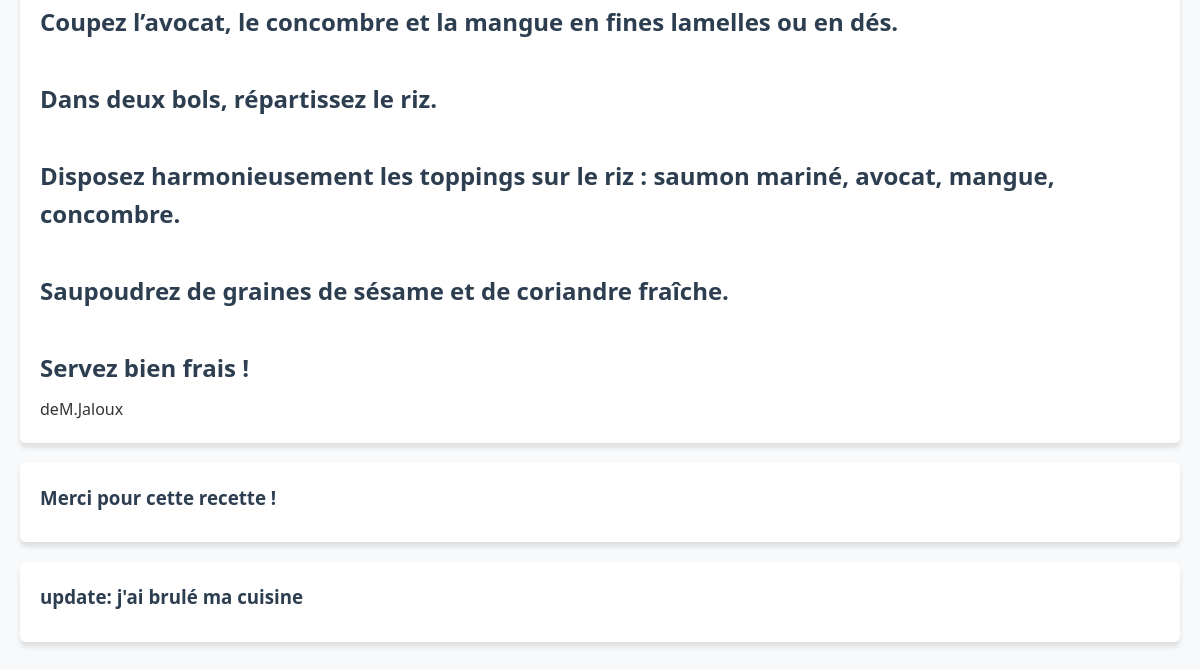
/php/article.php?id_article=1 (signed in, lower part), run on an earlier commit of the app's database.
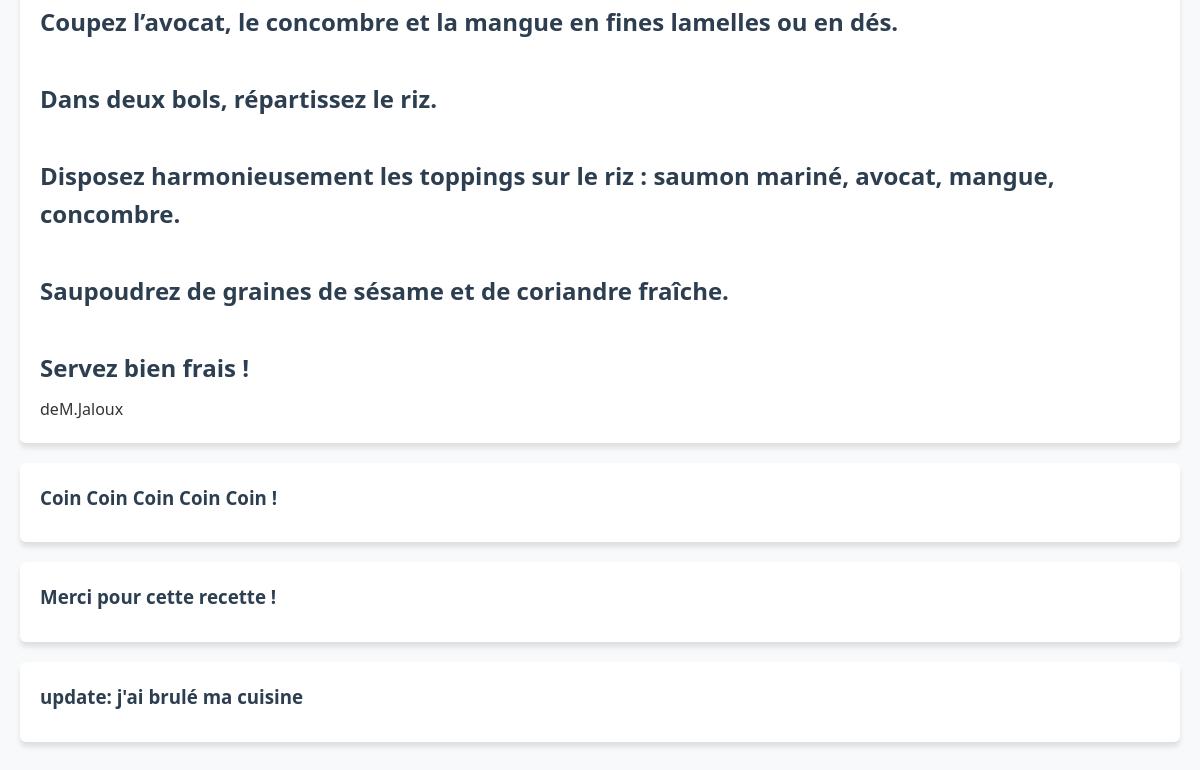
And on a later commit of the database.
### tables this page shows
CREATE TABLE IF NOT EXISTS `article` (
  `id` int NOT NULL AUTO_INCREMENT,
  `titre` varchar(255) NOT NULL,
  `description` varchar(3000) NOT NULL,
  `pseudo` varchar(50) NOT NULL,
  PRIMARY KEY (`id`),
  KEY `fk_article_user` (`pseudo`)
);

CREATE TABLE IF NOT EXISTS `commentaire` (
  `id` int NOT NULL AUTO_INCREMENT,
  `description` varchar(1000) NOT NULL,
  `article_id` int NOT NULL,
  `pseudo` varchar(50) NOT NULL,
  PRIMARY KEY (`id`),
  KEY `fk_commentaire_article` (`article_id`),
  KEY `fk_commentaire_user` (`pseudo`)
);

### php/article.php (the view, shortened to what this page needs)
<?php
require_once('header.php');
require_once('fonction_commentaire.php');
$donnees = recuperer_donnees_article();
$vals = $donnees['articles'];
$com = $donnees['commentaire'];
?>
<?php
if (!empty($vals)) {
    foreach ($vals as $row) {
        if($row['id']== $_GET['id_article']){
            affiche_article($row['titre'], $row['pseudo'],$row['description']);
                ?>
                 <?php
            foreach ($com as $line) {
                if($line['article_id']==$_GET['id_article']){
                    echo "<section>";
                    echo "<h3>" . htmlspecialchars($line['description']) . "</h3>";
                        ?>
                        <?php
                    echo "</section>";
                }
            }
        }
    }
}
?>
<?php
require_once('footer.php');
?>

### php/fonction_commentaire.php (shortened to what this page needs)
<?php
function affiche_article(?string $titreArticle, string $nomAuteur, string $description): void
{
	echo "<section>";
	echo "<h2>" . nl2br(htmlspecialchars($description)) . "</h2>";
	echo "<p> de" . htmlspecialchars($nomAuteur) . "</p>";
	echo "</section>";
}
function recuperer_donnees_article()
{
	try {
		$connexion = new PDO('mysql:host=localhost;dbname=blog;', 'root', '');
		$connexion->setAttribute(PDO::ATTR_ERRMODE, PDO::ERRMODE_EXCEPTION);
	} catch (PDOException $e) {
		die('Erreur PDO: ' . $e->getMessage());
	} catch (Exception $e) {
		die('Erreur Générale : ' . $e->getMessage());
	}
	$sql = 'SELECT * FROM article';
	$res = $connexion->query($sql, PDO::FETCH_ASSOC);
	$vals = $res->fetchAll();
    $sql = 'SELECT * FROM commentaire';
	$res = $connexion->query($sql, PDO::FETCH_ASSOC);
	$com = $res->fetchAll();
	return [
		'articles' => $vals,
        'commentaire' => $com
	];
}
?>

What changed in the data, as far as the page shows it:
added commentaire: description "Coin Coin Coin Coin Coin !"
